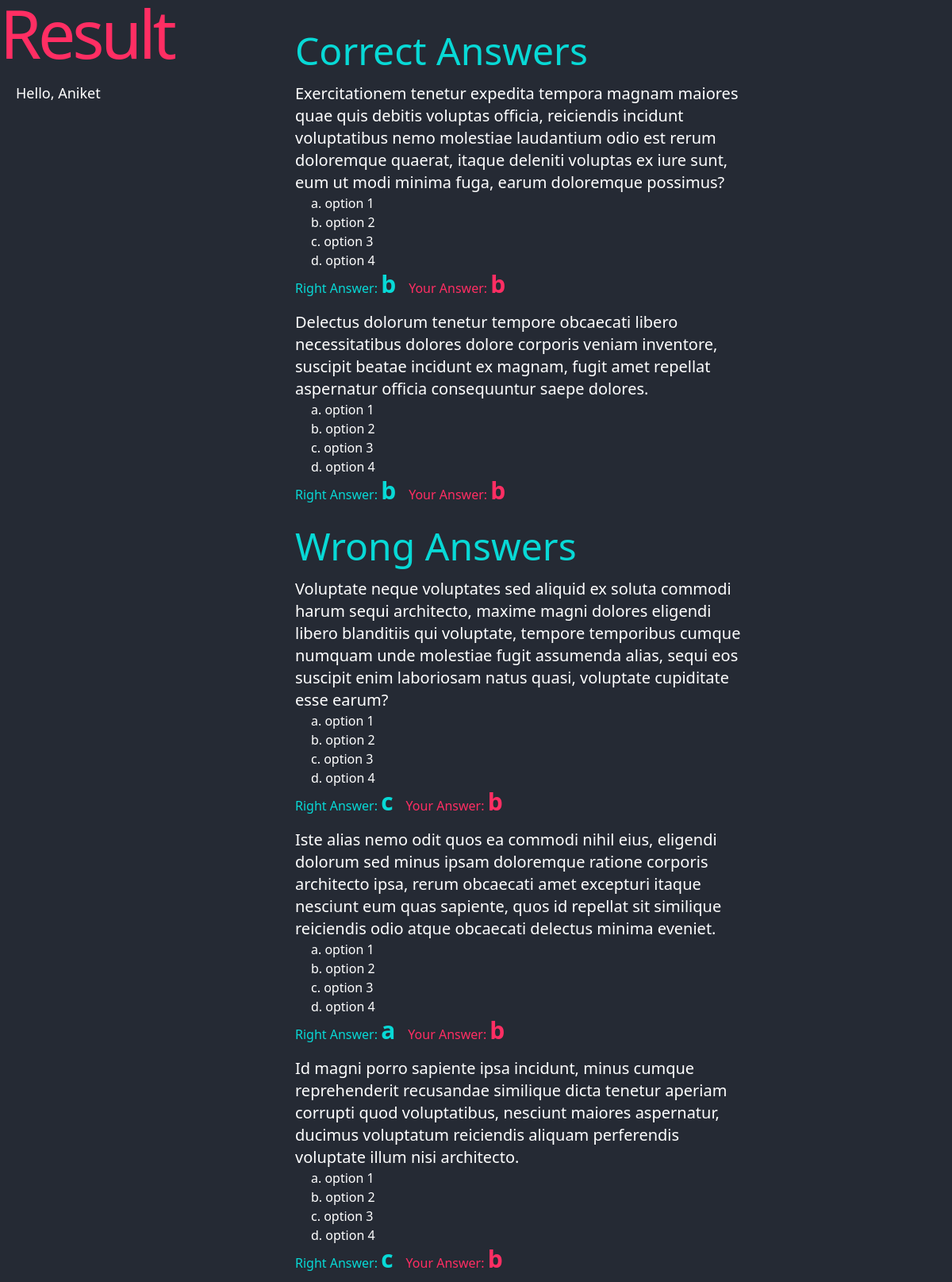
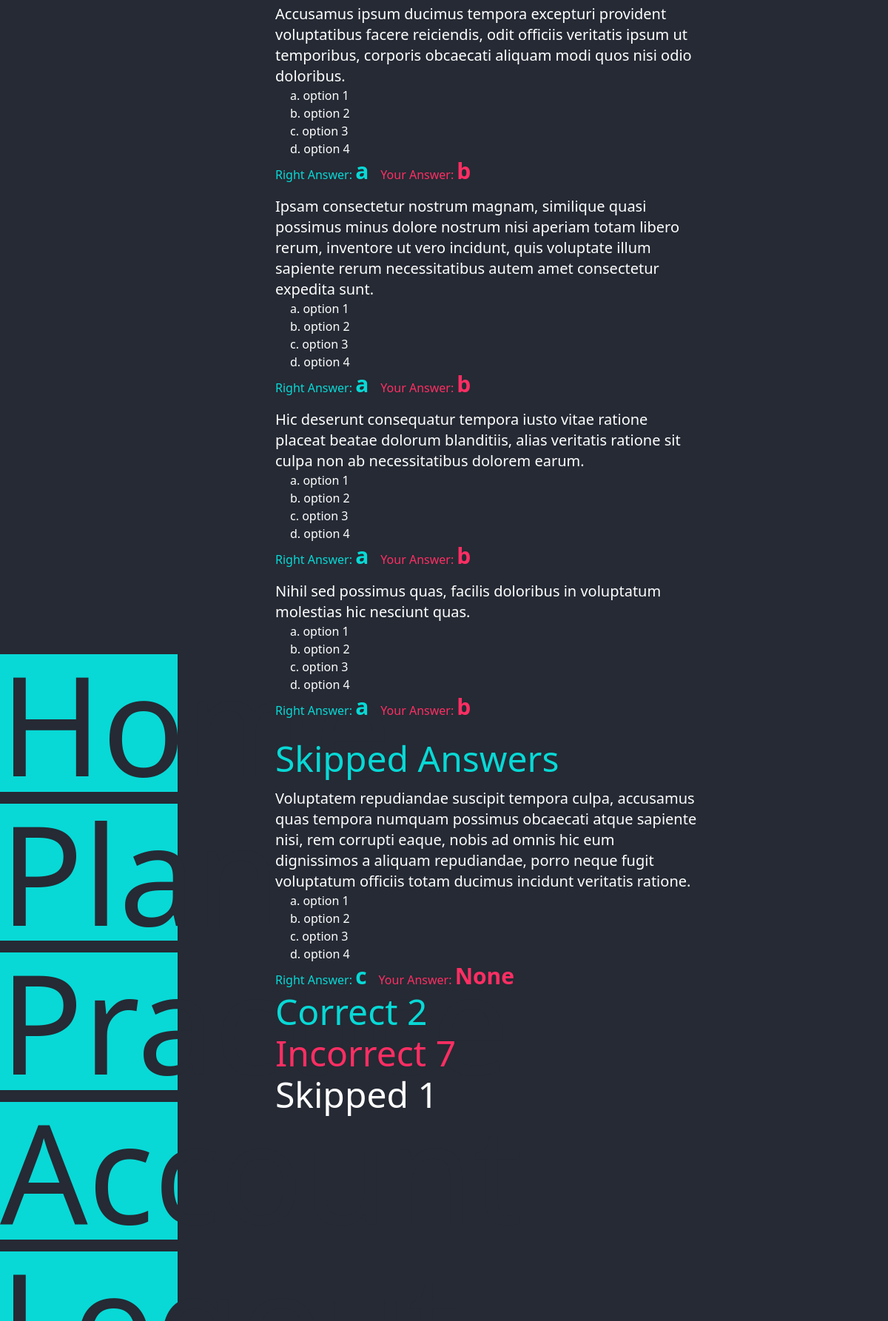
The app's page /practice/result/1/ (signed in, upper part) with its own data (2 pictures, top to bottom).
### tables this page shows
CREATE TABLE user (
  id INTEGER PRIMARY KEY AUTOINCREMENT,
  name TEXT NOT NULL,
  email TEXT UNIQUE NOT NULL,
  password TEXT NOT NULL,
  configured boolean DEFAULT 0 
);

CREATE TABLE questions (
  id INTEGER PRIMARY KEY AUTOINCREMENT,
  topic_id INTEGER,
  question_statement TEXT,
  a TEXT,
  b TEXT,
  c TEXT,
  d TEXT,
  answer CHAR
);

### app/practice.py (the view)
@practice_blueprint.route('/result/<test_id>/', methods=['POST','GET'])
@login_required
def show_result(test_id):
    db = get_db()
    test_questions = db.execute('SELECT question_id FROM test_details\
        WHERE test_id = ?',(test_id,)).fetchall()
    test_question_list = []
    for question in test_questions:
        test_question_list.append(question['question_id'])
    print(test_question_list)
    questions_in_db = db.execute(
            "SELECT * FROM questions\
                WHERE id in {}".format(tuple(test_question_list))
        ).fetchall()
    question_answers = {}
    for q_a in questions_in_db:
        question_answers[q_a['id']] = {
            "statement" : q_a['question_statement'],
            "answer" : q_a['answer'],
            "option_a" : q_a['a'],
            "option_b" : q_a['b'],
            "option_c" : q_a['c'],
            "option_d" : q_a['d']
        }
    right_answers = []
    wrong_answers = []
    skipped_answers = []
    test_details_in_db = db.execute('SELECT * FROM test_details\
        WHERE test_id = ?',(test_id,)).fetchall()
    for test_detail in test_details_in_db:
        if(test_detail['answer'] is None):
            answer = question_answers[test_detail['question_id']]
            answer['your_answer'] = None
            skipped_answers.append(answer)
            continue
        if(test_detail['answer'] == question_answers[test_detail['question_id']]['answer']):
            answer = question_answers[test_detail['question_id']]
            answer['your_answer'] = test_detail['answer']
            right_answers.append(answer)
        else:
            answer = question_answers[test_detail['question_id']]
            answer['your_answer'] = test_detail['answer']
            wrong_answers.append(answer)
    test_result_data =  {
        "right": right_answers,
        "wrong": wrong_answers,
        "skipped": skipped_answers,
        "right_count": len(right_answers),
        "wrong_count": len(wrong_answers),
        "skipped_count": len(skipped_answers)
    }
    return render_template('practice/result.html',test_result_data=test_result_data)

### app/auth.py (called while the page is built)
@auth_blueprint.before_app_request
def load_logged_in_user():
    user_id = session.get('user_id')
    if user_id is None:
        g.user = None
    else:
        g.user = get_db().execute(
            'SELECT * FROM user WHERE id = ?', (user_id,)
        ).fetchone()

def login_required(view):
    @functools.wraps(view)
    def wrapped_view(**kwargs):
        if g.user is None:
            error="login required"
            flash(error)
            return redirect(url_for('auth.login'))
        return view(**kwargs)
    return wrapped_view

### app/db.py (called while the page is built)
def get_db():
    if 'db' not in g:
        g.db = sqlite3.connect(
            current_app.config['DATABASE'],
            detect_types=sqlite3.PARSE_DECLTYPES
        )
        g.db.row_factory = sqlite3.Row
    return g.db

### app/templates/practice/result.html (shortened to what this page needs)
{% extends 'base.html' %}
{% block header %}
  <h1>{% block title %}Result{% endblock %}</h1>
{% endblock %}
{% block content %}
<div class="w-full h-full flex flex-col   y-scroll">
    <div class="y-scroll h-[80%] ">
        <div class="text-5xl text-pgreen mb-4">
            Correct Answers
        </div>
        {% for correct in test_result_data['right'] %}
        <div class="my-4">
            <div class="text-white text-xl w-[70%]">
                {{correct['statement']}}
            </div>
            <ol class="text-white mx-5">
                <li>a. {{correct['option_a']}}</li>
                <li>b. {{correct['option_b']}}</li>
                <li>c. {{correct['option_c']}}</li>
                <li>d. {{correct['option_d']}}</li>
            </ol>
            <div class="flex flex-row">
                <div class="text-pgreen mr-4">Right Answer: <span class="font-extrabold text-3xl">{{correct['answer']}} </span> </div>
                <div class="text-pred">Your Answer: <span class="font-extrabold text-3xl">{{correct['your_answer']}} </span></div>
            </div>
        </div>
        {% endfor %}
        <div class="text-5xl text-pgreen mb-4 mt-7">
            Wrong Answers
        </div>
        {% for correct in test_result_data['wrong'] %}
        <div class="my-4">
            <div class="text-white text-xl w-[70%]">
                {{correct['statement']}}
            </div>
            <ol class="text-white mx-5">
                <li>a. {{correct['option_a']}}</li>
                <li>b. {{correct['option_b']}}</li>
                <li>c. {{correct['option_c']}}</li>
                <li>d. {{correct['option_d']}}</li>
            </ol>
            <div class="flex flex-row">
                <div class="text-pgreen mr-4">Right Answer: <span class="font-extrabold text-3xl">{{correct['answer']}} </span> </div>
                <div class="text-pred">Your Answer: <span class="font-extrabold text-3xl">{{correct['your_answer']}} </span></div>
            </div>
        </div>
        {% endfor %}
        <div class="text-5xl text-pgreen mb-4 mt-7">
            Skipped Answers
        </div>
        {% for correct in test_result_data['skipped'] %}
        <div class="my-4">
            <div class="text-white text-xl w-[70%]">
                {{correct['statement']}}
            </div>
            <ol class="text-white mx-5">
                <li>a. {{correct['option_a']}}</li>
                <li>b. {{correct['option_b']}}</li>
                <li>c. {{correct['option_c']}}</li>
                <li>d. {{correct['option_d']}}</li>
            </ol>
            <div class="flex flex-row">
                <div class="text-pgreen mr-4">Right Answer: <span class="font-extrabold text-3xl">{{correct['answer']}} </span> </div>
                <div class="text-pred">Your Answer: <span class="font-extrabold text-3xl">{{correct['your_answer']}} </span></div>
            </div>
        </div>
        {% endfor %}
    </div>
    <div class="flex flex-col mt-2">
        <div class="flex flex-row text-center mb-2  text-pgreen">
            <div class=" text-5xl">
                Correct {{test_result_data['right_count']}}
            </div>
        </div>
        <div class="flex flex-row text-center mb-2 text-pred">
            <div class=" text-5xl">
                Incorrect {{test_result_data['wrong_count']}}
            </div>
        </div>
        <div class="flex flex-row text-center mb-2 text-white">
            <div class=" text-5xl">
                Skipped {{test_result_data['skipped_count']}}
            </div>
        </div>
    </div>
</div>
{% endblock %}

### app/templates/base.html (shortened to what this page needs)
<!doctype html>
<html class="p-0">
<script src="https://cdn.tailwindcss.com"></script>
<div id="anim_globe" class="h-[100vh] w-[100vw] bg-pblack p-0 m-0 flex overflow-hidden relative">
  <div class="h-full  flex flex-col justify-between">
    <div>
      <div class="text-pred text-[7vw]  leading-none tracking-tighter ">
        {% block header %}{% endblock %}
      </div>
      <div class="text-white text-[1.5vw] text-left m-5">
        {% if "name" in session %}
        Hello, {{session['name']}}
        {% endif %}
      </div>
    </div>
    <div class="flex flex-col my-4 mr-[10vw]">
      <a href="{{ url_for('index') }}">
        <div
          class="w-[20vw] bg-pgreen h-[5vh] my-2 text-right text-[5vh] leading-none text-pblack hover:bg-pred hover:text-white cursor-pointer">
          Home
        </div>
      </a>
      <a href="{{ url_for('plan.show_plan') }}">
        <div
          class="w-[20vw] bg-pgreen h-[5vh] my-2 text-right text-[5vh] leading-none text-pblack hover:bg-pred hover:text-white cursor-pointer">
          Plan
        </div>
      </a>
      <a href="{{ url_for('practice.config_test') }}">
        <div
          class="w-[20vw] bg-pgreen h-[5vh] my-2 text-right text-[5vh] leading-none text-pblack hover:bg-pred hover:text-white cursor-pointer">
          Practice
        </div>
      </a>
      {% if "name" in session %}
      <a href="{{ url_for('account.show_account',screen='plan-dashboard') }}">
        <div
          class="w-[20vw] bg-pgreen h-[5vh] my-2 text-right text-[5vh] leading-none text-pblack hover:bg-pred hover:text-white cursor-pointer">
          Account
        </div>
      </a>
      <a href="{{ url_for('auth.logout') }}">
        <div
          class="w-[20vw] bg-pgreen h-[5vh] my-2 text-right text-[5vh] leading-none text-pblack hover:bg-pred hover:text-white cursor-pointer">
        </div>
      </a>
      {% endif %}
    </div>
  </div>
  <div class="w-full h-full p-3 py-10">
    {% block content %}{% endblock %}
  </div>
</div>
</html>

### app/templates/base.html (style rules this page uses)
.y-scroll { overflow-y: scroll; }
.y-scroll { -ms-overflow-style: none; scrollbar-width: none; }

### records on screen
user: name "Aniket"
questions: statement "Exercitationem tenetur expedita tempora magnam maiores quae quis debitis voluptas officia, reiciendis incidunt voluptatibus nemo molestiae laudantium odio est rerum doloremque quaerat, itaque deleniti voluptas ex iure sunt, eum ut modi minima fuga, earum doloremque possimus?", option_a "option 1", option_b "option 2", option_c "option 3", option_d "option 4", answer "b", your_answer "b"
questions: statement "Delectus dolorum tenetur tempore obcaecati libero necessitatibus dolores dolore corporis veniam inventore, suscipit beatae incidunt ex magnam, fugit amet repellat aspernatur officia consequuntur saepe dolores.", option_a "option 1", option_b "option 2", option_c "option 3", option_d "option 4", answer "b", your_answer "b"
questions: statement "Voluptate neque voluptates sed aliquid ex soluta commodi harum sequi architecto, maxime magni dolores eligendi libero blanditiis qui voluptate, tempore temporibus cumque numquam unde molestiae fugit assumenda alias, sequi eos suscipit enim laboriosam natus quasi, voluptate cupiditate esse earum?", option_a "option 1", option_b "option 2", option_c "option 3", option_d "option 4", answer "c", your_answer "b"
questions: statement "Iste alias nemo odit quos ea commodi nihil eius, eligendi dolorum sed minus ipsam doloremque ratione corporis architecto ipsa, rerum obcaecati amet excepturi itaque nesciunt eum quas sapiente, quos id repellat sit similique reiciendis odio atque obcaecati delectus minima eveniet.", option_a "option 1", option_b "option 2", option_c "option 3", option_d "option 4", answer "a", your_answer "b"
questions: statement "Id magni porro sapiente ipsa incidunt, minus cumque reprehenderit recusandae similique dicta tenetur aperiam corrupti quod voluptatibus, nesciunt maiores aspernatur, ducimus voluptatum reiciendis aliquam perferendis voluptate illum nisi architecto.", option_a "option 1", option_b "option 2", option_c "option 3", option_d "option 4", answer "c", your_answer "b"
questions: statement "Accusamus ipsum ducimus tempora excepturi provident voluptatibus facere reiciendis, odit officiis veritatis ipsum ut temporibus, corporis obcaecati aliquam modi quos nisi odio doloribus.", option_a "option 1", option_b "option 2", option_c "option 3", option_d "option 4", answer "a", your_answer "b"
questions: statement "Ipsam consectetur nostrum magnam, similique quasi possimus minus dolore nostrum nisi aperiam totam libero rerum, inventore ut vero incidunt, quis voluptate illum sapiente rerum necessitatibus autem amet consectetur expedita sunt.", option_a "option 1", option_b "option 2", option_c "option 3", option_d "option 4", answer "a", your_answer "b"
questions: statement "Hic deserunt consequatur tempora iusto vitae ratione placeat beatae dolorum blanditiis, alias veritatis ratione sit culpa non ab necessitatibus dolorem earum.", option_a "option 1", option_b "option 2", option_c "option 3", option_d "option 4", answer "a", your_answer "b"
questions: statement "Nihil sed possimus quas, facilis doloribus in voluptatum molestias hic nesciunt quas.", option_a "option 1", option_b "option 2", option_c "option 3", option_d "option 4", answer "a", your_answer "b"
questions: statement "Voluptatem repudiandae suscipit tempora culpa, accusamus quas tempora numquam possimus obcaecati atque sapiente nisi, rem corrupti eaque, nobis ad omnis hic eum dignissimos a aliquam repudiandae, porro neque fugit voluptatum officiis totam ducimus incidunt veritatis ratione.", option_a "option 1", option_b "option 2", option_c "option 3", option_d "option 4", answer "c", your_answer "None"

### other values on screen
{{ test_result_data['right_count'] }} "2"
{{ test_result_data['wrong_count'] }} "7"
{{ test_result_data['skipped_count'] }} "1"
